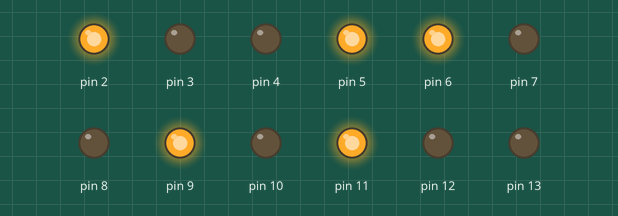
Recording of a sketch running on a simulated Arduino Uno, built with avr-gcc and run on an emulated ATmega328P. Shown: output pins drawn as LEDs (lit = HIGH).

Above: at 0.1 s.
At 7.1 s:
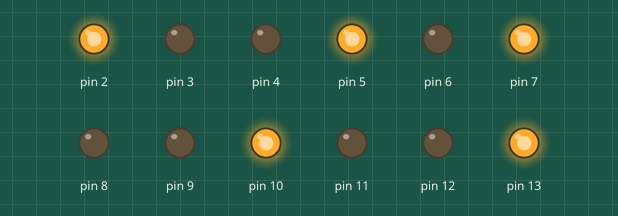
At 12.1 s:
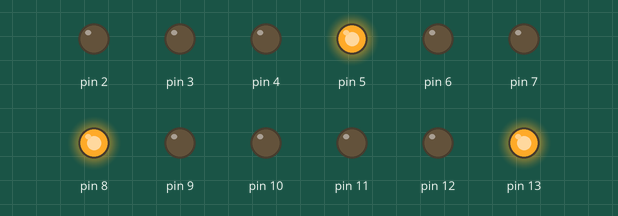
At 19.1 s:
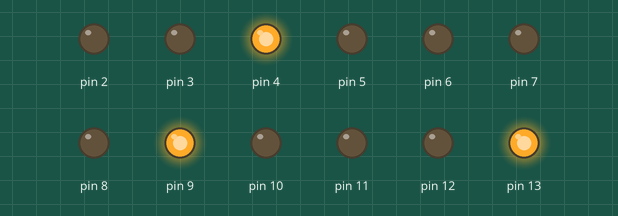
At 26.1 s:
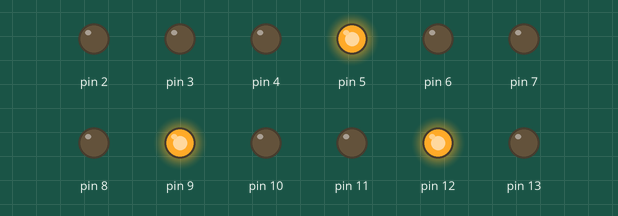
At 35.1 s:
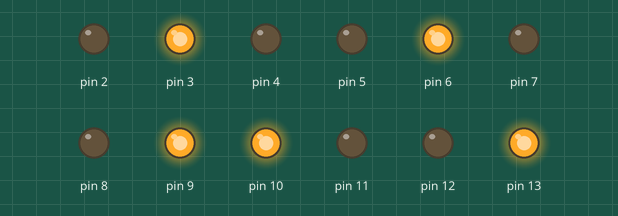
Timing chart, 0 to 36.6 s (numbered marks = the images above):
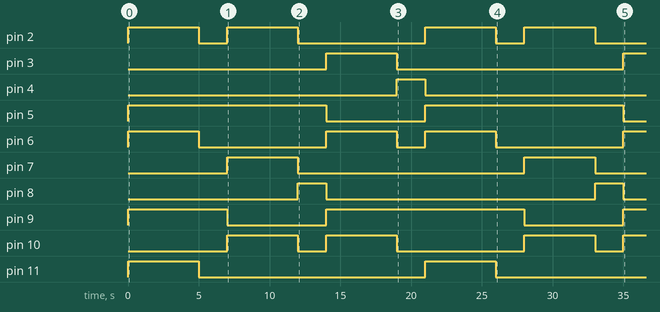

The sketch:

semaforo.ino
```cpp
const int VERDE_MS = 5000;
const int AMARILLO_MS = 2000;

void setup() {
  for (int i = 2; i <= 13; i++) pinMode(i, OUTPUT);
}


void activarPines(int p1, int p2, int p3 = -1, int p4 = -1, int p5 = -1) {
  apagarTodo();
  if (p1 != -1) digitalWrite(p1, HIGH);
  if (p2 != -1) digitalWrite(p2, HIGH);
  if (p3 != -1) digitalWrite(p3, HIGH);
  if (p4 != -1) digitalWrite(p4, HIGH);
  if (p5 != -1) digitalWrite(p5, HIGH);
}

void apagarTodo() {
  for (int i = 2; i <= 13; i++) digitalWrite(i, LOW);
}

void loop() {

  activarPines(11, 9, 6, 5, 2);
  delay(VERDE_MS);

  activarPines(12, 9, 5);
  delay(AMARILLO_MS);


  activarPines(13, 10, 7, 5, 2);
  delay(VERDE_MS);

  activarPines(13, 8, 5);
  delay(AMARILLO_MS);

  activarPines(13, 10, 9, 6, 3);
  delay(VERDE_MS);

  activarPines(13, 9, 4);
  delay(AMARILLO_MS);
}
```

Measured:
- by itself, pin 2: LOW → HIGH at 0.00 s, → LOW 5.0 s later, → HIGH 2.0 s later, → LOW 5.0 s later, … (8 changes in this stretch)
- by itself, pin 3: LOW → HIGH at 14.0 s, → LOW 5.0 s later, → HIGH 16.0 s later
- by itself, pin 4: LOW → HIGH at 19.0 s, → LOW 2.0 s later
- by itself, pin 5: alternates HIGH for 14.0 s and LOW for 7.0 s
- by itself, pin 6: goes HIGH 5.0 s, LOW 9.0 s, HIGH 5.0 s, LOW 2.0 s, HIGH 5.0 s, LOW 9.0 s, then HIGH
- by itself, pin 7, pin 11: alternates HIGH for 5.0 s and LOW for 16.0 s
- by itself, pin 8, pin 12: alternates HIGH for 2.0 s and LOW for 19.0 s
- by itself, pin 9: goes HIGH 7.0 s, LOW 7.0 s, HIGH 14.0 s, LOW 7.0 s, then HIGH
